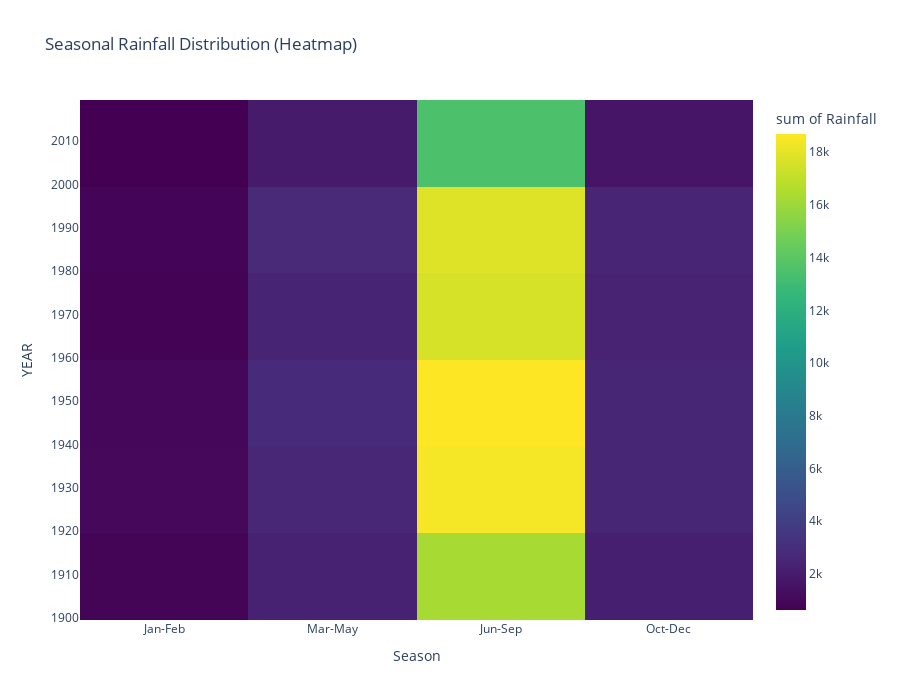

Notebook code for this chart:
### Markdown cell above
#### Seasonal Rainfall Heatmap

A heatmap helps visualize rainfall intensity across years and seasons. This gives an intuitive idea of changes in seasonal rainfall patterns over time.

### Code cell
heatmap_df = df[['YEAR'] + seasonal_columns].copy()
heatmap_df = heatmap_df.melt(id_vars='YEAR', var_name='Season', value_name='Rainfall')

fig = px.density_heatmap(
    heatmap_df,
    x='Season',
    y='YEAR',
    z='Rainfall',
    color_continuous_scale='Viridis',
    title='Seasonal Rainfall Distribution (Heatmap)',
    height=700
)

fig.update_layout(yaxis_nticks=20)
fig.show()

### Figure 1 — Plotly figure (JSON) as saved in the notebook; plotly's stock layout.template omitted (floating-point values rounded to 4 significant figures; data arrays with more than 128 entries replaced by an {"elided": "..."} marker saying what was removed)
{"data": [{"coloraxis": "coloraxis", "histfunc": "sum", "hovertemplate": "Season=%{x}<br>YEAR=%{y}<br>sum of Rainfall=%{z}<extra></extra>", "name": "", "type": "histogram2d", "x": {"elided": "460 str values"}, "xaxis": "x", "xbingroup": "x", "y": {"elided": "460 int values"}, "yaxis": "y", "ybingroup": "y", "z": {"elided": "460 float values"}}], "layout": {"coloraxis": {"colorbar": {"title": {"text": "sum of Rainfall"}}, "colorscale": [[0, "#440154"], [0.1111, "#482878"], [0.2222, "#3e4989"], [0.3333, "#31688e"], [0.4444, "#26828e"], [0.5556, "#1f9e89"], [0.6667, "#35b779"], [0.7778, "#6ece58"], [0.8889, "#b5de2b"], [1, "#fde725"]]}, "height": 700, "legend": {"tracegroupgap": 0}, "title": {"text": "Seasonal Rainfall Distribution (Heatmap)"}, "xaxis": {"anchor": "y", "domain": [0, 1], "title": {"text": "Season"}}, "yaxis": {"anchor": "x", "domain": [0, 1], "nticks": 20, "title": {"text": "YEAR"}}}}
